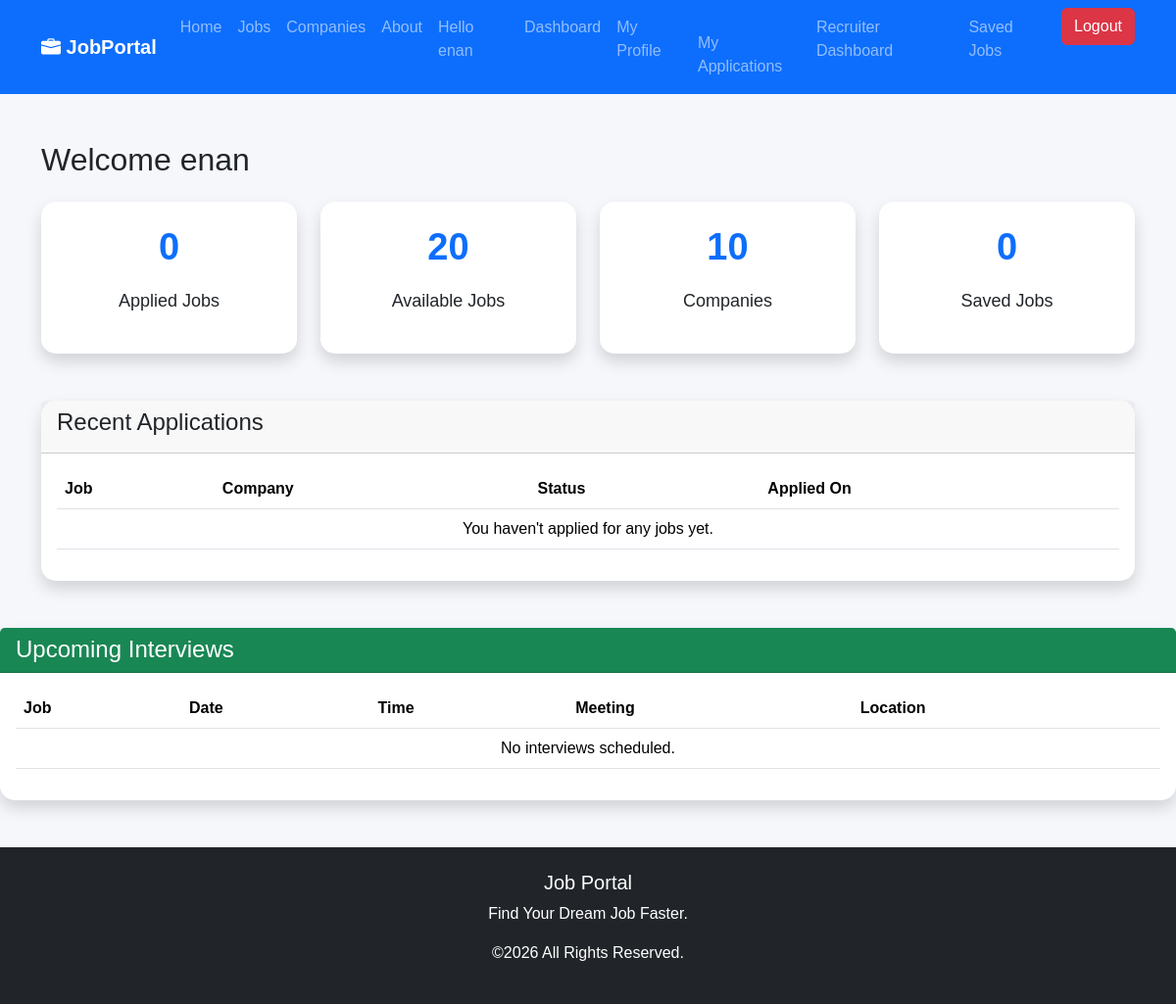
The page /accounts/dashboard/ (signed in) on the database as committed earlier.
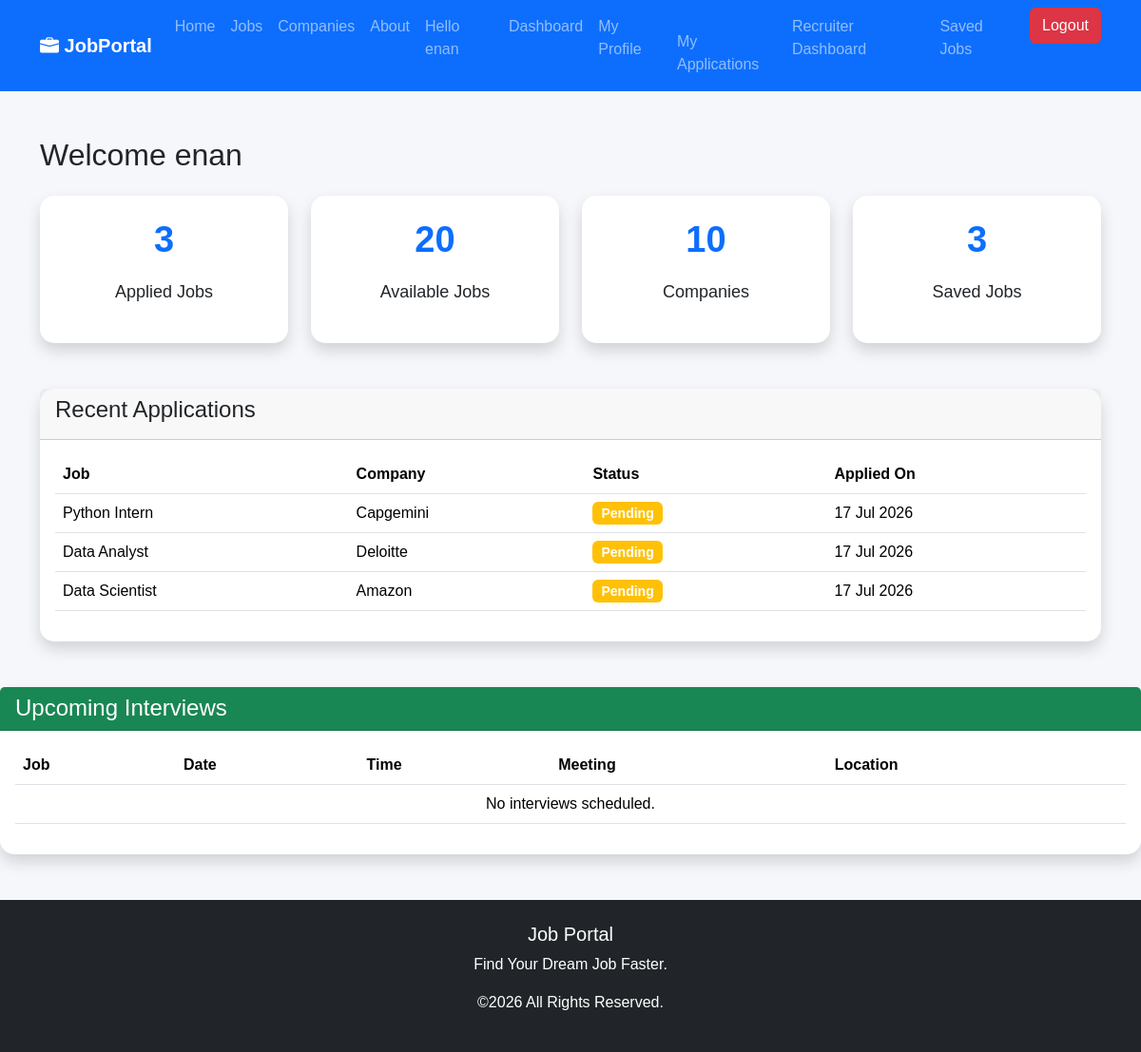
The same page on the database as committed later.
### applications/models.py (models this page shows, shortened)
class Application(models.Model):
    STATUS_CHOICES = [
        ("Pending", "Pending"),
        ("Reviewed", "Reviewed"),
        ("Shortlisted", "Shortlisted"),
        ("Rejected", "Rejected"),
        ("Selected", "Selected"),
    ]
    candidate = models.ForeignKey(
        User,
        on_delete=models.CASCADE
    )
    job = models.ForeignKey(
        Job,
        on_delete=models.CASCADE
    )
    cover_letter = models.TextField(blank=True)
    status = models.CharField(
        max_length=20,
        choices=STATUS_CHOICES,
        default="Pending"
    )
    applied_at = models.DateTimeField(auto_now_add=True)
    class Meta:
        unique_together = ("candidate", "job")

### jobs/models.py (models this page shows, shortened)
class Job(models.Model):
    class EmploymentType(models.TextChoices):
        FULL_TIME = "full_time", "Full Time"
        PART_TIME = "part_time", "Part Time"
        CONTRACT = "contract", "Contract"
        INTERNSHIP = "internship", "Internship"
    title = models.CharField(max_length=200)
    company = models.ForeignKey(Company,on_delete=models.CASCADE)
    location = models.CharField(max_length=200)
    salary = models.CharField(max_length=100)
    description = models.TextField()
    employment_type = models.CharField(
        max_length=20,
        choices=EmploymentType.choices,
        default=EmploymentType.FULL_TIME,
    )
    is_active = models.BooleanField(default=True)
    created_at = models.DateTimeField(auto_now_add=True)
    updated_at = models.DateTimeField(default=timezone.now)
    class Meta:
        ordering = ["-created_at"]

class Company(models.Model):
    name = models.CharField(max_length=200)
    logo = models.ImageField(
        upload_to="company_logo/",
        blank=True,
        null=True
    )
    website = models.URLField(
        blank=True,
        null=True
    )
    email = models.EmailField(
        blank=True,
        null=True
    )
    location = models.CharField(
        max_length=200,
        blank=True,
        null=True
    )
    description = models.TextField(
        blank=True,
        null=True
    )

### accounts/views.py (the view)
# urls.py: path("dashboard/", views.dashboard, name="dashboard"),
@login_required
def dashboard(request):
    applied_jobs = Application.objects.filter(
        candidate=request.user
    ).count()
    applications = Application.objects.filter(candidate=request.user).select_related("job")
    total_jobs = Job.objects.filter(
        is_active=True
    ).count()
    total_companies = Company.objects.count()
    saved_jobs = SavedJob.objects.filter(user=request.user).count()
    interviews = Interview.objects.filter(
    application__candidate=request.user
    ).select_related(
        "application",
        "application__job"
    ).order_by("interview_date", "interview_time")
    context = {
    "applied_jobs": applied_jobs,
    "total_jobs": total_jobs,
    "total_companies": total_companies,
    "saved_jobs": saved_jobs,
    "applications": applications,
    "interviews": interviews,
}
    return render(
        request,
        "accounts/dashboard.html",
        context,
    )

### templates/accounts/dashboard.html (shortened to what the changed rows need)
{% extends "base.html" %}
{% block content %}
<div class="container mt-5">
    <h2 class="mb-4">
        Welcome {{ user.username }}
    </h2>
    <div class="row g-4">
        <div class="col-md-3">
            <div class="card shadow text-center p-4">
                <h2>{{ applied_jobs }}</h2>
                <p>Applied Jobs</p>
            </div>
        </div>
        <div class="col-md-3">
            <div class="card shadow text-center p-4">
                <h2>{{ total_jobs }}</h2>
            </div>
        </div>
        <div class="col-md-3">
            <div class="card shadow text-center p-4">
                <h2>{{ total_companies }}</h2>
            </div>
        </div>
        <div class="col-md-3">
            <div class="card shadow text-center p-4">
                <h2>{{ saved_jobs }}</h2>
                <p>Saved Jobs</p>
            </div>
        </div>
    </div>
    <div class="card shadow mt-5">
        <div class="card-body">
            <table class="table table-hover">
                <thead>
                    <tr>
                        <th>Job</th>
                        <th>Company</th>
                        <th>Status</th>
                        <th>Applied On</th>
                    </tr>
                </thead>
               <tbody>
{% for application in applications %}
<tr>
    <td>{{ application.job.title }}</td>
    <td>{{ application.job.company.name }}</td>
    <td>
        {% if application.status == "Pending" %}
            <span class="badge bg-warning">
                Pending
            </span>
        {% elif application.status == "Reviewed" %}
            <span class="badge bg-info">
                Reviewed
            </span>
        {% elif application.status == "Shortlisted" %}
            <span class="badge bg-primary">
                Shortlisted
            </span>
        {% elif application.status == "Rejected" %}
            <span class="badge bg-danger">
                Rejected
            </span>
        {% elif application.status == "Selected" %}
            <span class="badge bg-success">
                Selected
            </span>
        {% endif %}
    </td>
    <td>{{ application.applied_at|date:"d M Y" }}</td>
</tr>
{% empty %}
<tr>
    <td colspan="4" class="text-center">
        You haven't applied for any jobs yet.
    </td>
</tr>
{% endfor %}
</tbody>
            </table>
        </div>
    </div>
</div>
<div class="card shadow mt-5">
    <div class="card-body">
        <table class="table table-hover">
            <thead>
                <tr>
                    <th>Job</th>
                    <th>Date</th>
                    <th>Time</th>
                    <th>Meeting</th>
                    <th>Location</th>
                </tr>
            </thead>
        </table>
    </div>
</div>
{% endblock %}

Rows that differ between the two databases and show on the page:
added Application: job "Python Intern", job.company.name "Capgemini", status "Pending", applied_at "17 Jul 2026"
added Application: job "Data Analyst", job.company.name "Deloitte", status "Pending", applied_at "17 Jul 2026"
added Application: job "Data Scientist", job.company.name "Amazon", status "Pending", applied_at "17 Jul 2026"
Other text that changed with them:
{{ applied_jobs }}: "0" → "3"
{{ saved_jobs }}: "0" → "3"
text no longer shown: "You haven't applied for any jobs yet."
